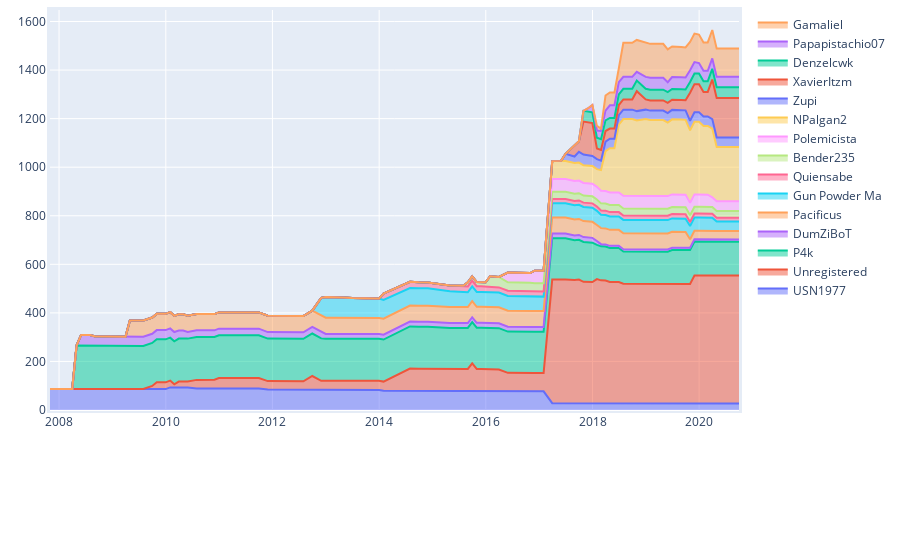

The code cell stored with this chart in its notebook:
### Markdown cell above
<span style="color: #626262"> Try yourself! This is what will happen when you click 'Load Actions' button: </span>

### Code cell
### ------------------------------------------------------------------------------- ###
### TRY YOURSELF! THIS IS WHAT WILL HAPPEN WHEN YOU CLICK 'Get Editors Info' BUTTON ###
### ------------------------------------------------------------------------------- ###

## Create a TokensOwnedListener instance, more details can be found in             ##
## https://github.com/gesiscss/wikiwho_demo_new/blob/master/visualization/tokens_listener.py ##
owned_listener = TokensOwnedListener(total_actions, token_sources, lng=abbreviation(languageSelection.value))

## Visualization, core visual code lies in TokensOwnedListener, then the interact function     ##
## makes it interactive, mode details see:                                                 ##
## https://github.com/gesiscss/wikiwho_demo/blob/master/visualization/tokens_listener.py  ##

# This is the page you used
print('The page that is being used:', the_page['title'], f'({abbreviation(languageSelection.value).upper()})')

# Visualization: parameters
begin_date = date(2007, 3, 1)
end_date = date(2020, 5, 1)
frequency = 'Monthly' # "Monthly", "Weekly", "Daily"
stopwords = 'Not included'

# Visualization: the stacked area plot
owned_listener.listen(
    _range1 = begin_date,
    _range2 = end_date,
    granularity = frequency,
    stopwords = stopwords
)
